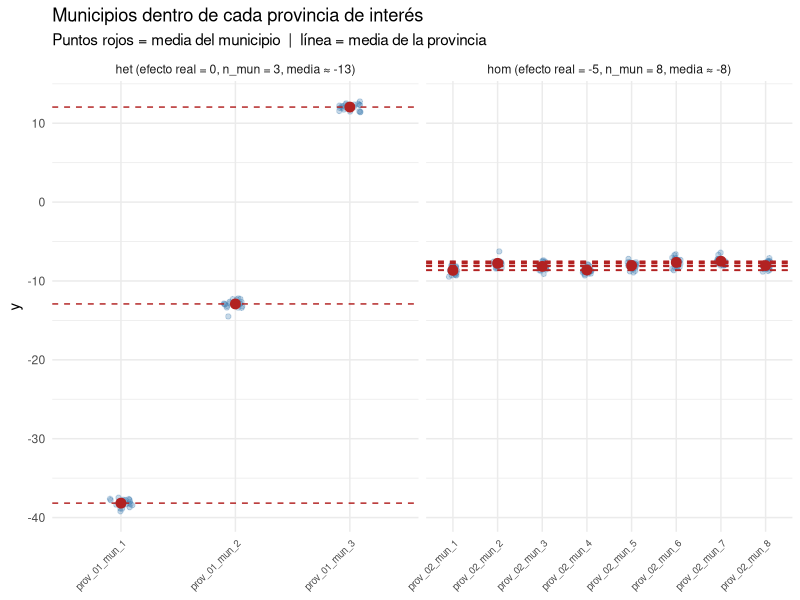
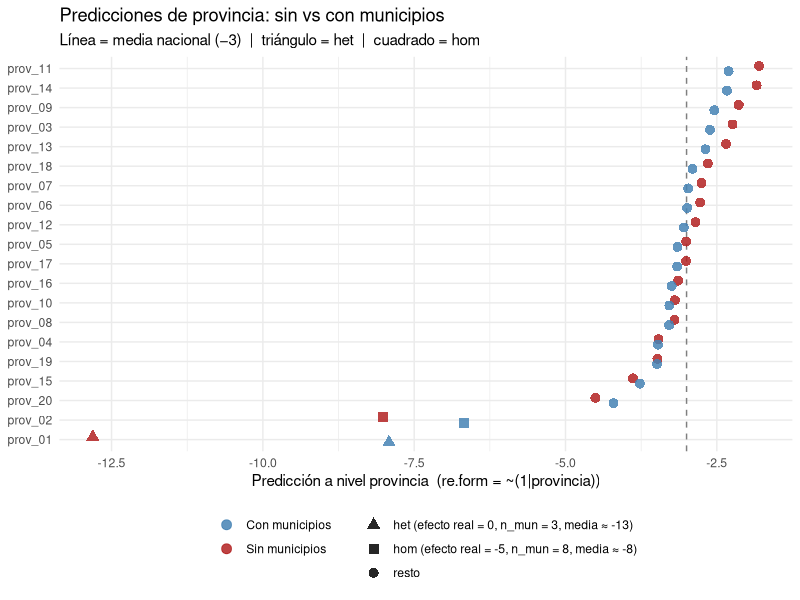

Recreate these plots in R, in order.
## ---- chunk 1
library(tidyverse)
library(lme4)

set.seed(42)

grand_mean  <- -3
n_prov      <- 20
n_mun_het   <-  3   # prov_het: pocos municipios
n_mun_resto <-  8   # resto: más municipios
n_obs       <- 20

ef_prov <- c(
   0,                           # prov_het: efecto real = 0
  -5,                           # prov_hom: efecto real = -5
  rnorm(n_prov - 2, 0, 0.6)    # resto: moderadas
)

# prov_het: 3 municipios muy dispares, media = -10  →  media provincia ≈ -13
ef_mun_het <- c(-35, -10, 15)   # media = -10, sd ≈ 20.2

# prov_hom: 8 municipios compactos  →  media provincia ≈ -8
ef_mun_hom <- rnorm(n_mun_resto, 0, 0.3)

datos <- bind_rows(
  # prov_het
  map_dfr(seq_len(n_mun_het), function(m) {
    tibble(
      provincia = "prov_01",
      municipio = paste0("prov_01_mun_", m),
      tipo      = "het (efecto real = 0, n_mun = 3, media ≈ -13)",
      y         = grand_mean + ef_prov[1] + ef_mun_het[m] + rnorm(n_obs, 0, 0.5)
    )
  }),
  # prov_hom y resto
  map_dfr(2:n_prov, function(p) {
    n_m  <- n_mun_resto
    tipo <- if (p == 2) "hom (efecto real = -5, n_mun = 8, media ≈ -8)" else "resto"
    ef_m <- if (p == 2) ef_mun_hom else rnorm(n_m, 0, 0.3)
    map_dfr(seq_len(n_m), function(m) {
      tibble(
        provincia = paste0("prov_", sprintf("%02d", p)),
        municipio = paste0("prov_", sprintf("%02d", p), "_mun_", m),
        tipo      = tipo,
        y         = grand_mean + ef_prov[p] + ef_m[m] + rnorm(n_obs, 0, 0.5)
      )
    })
  })
)
## ---- chunk 2
datos |>
  filter(provincia %in% c("prov_01", "prov_02")) |>
  ggplot(aes(x = municipio, y = y)) +
  geom_jitter(width = 0.1, alpha = 0.3, color = "steelblue") +
  stat_summary(fun = mean, geom = "point", size = 3, color = "firebrick") +
  stat_summary(
    fun = mean, geom = "hline",
    aes(yintercept = after_stat(y), group = provincia),
    linetype = "dashed", color = "firebrick"
  ) +
  facet_wrap(~tipo, scales = "free_x") +
  labs(
    x = NULL, y = "y",
    title = "Municipios dentro de cada provincia de interés",
    subtitle = "Puntos rojos = media del municipio  |  línea = media de la provincia"
  ) +
  theme_minimal() +
  theme(axis.text.x = element_text(angle = 45, hjust = 1, size = 7))
## ---- chunk 3
mod_sin_mun <- lmer(y ~ 1 + (1 | provincia),                    data = datos)
mod_con_mun <- lmer(y ~ 1 + (1 | provincia) + (1 | municipio),  data = datos)
## ---- chunk 4
get_var <- function(mod, nivel) {
  as.data.frame(VarCorr(mod)) |> filter(grp == nivel) |> pull(vcov)
}

data.frame(
  componente = c(
    "sigma2_provincia  (sin municipios)",
    "sigma2_provincia  (con municipios)",
    "sigma2_municipio  (con municipios)",
    "sigma2_residual   (sin municipios)",
    "sigma2_residual   (con municipios)"
  ),
  varianza = c(
    get_var(mod_sin_mun, "provincia"),
    get_var(mod_con_mun, "provincia"),
    get_var(mod_con_mun, "municipio"),
    attr(VarCorr(mod_sin_mun), "sc")^2,
    attr(VarCorr(mod_con_mun), "sc")^2
  )
)
## ---- chunk 5
datos_prov <- datos |> distinct(provincia, tipo) |> arrange(provincia)

preds <- bind_rows(
  datos_prov |> mutate(
    pred   = predict(mod_sin_mun, newdata = datos_prov,
                     re.form = ~(1 | provincia)),
    modelo = "Sin municipios"
  ),
  datos_prov |> mutate(
    pred   = predict(mod_con_mun, newdata = datos_prov,
                     re.form = ~(1 | provincia)),
    modelo = "Con municipios"
  )
)

preds |>
  mutate(
    provincia = fct_reorder(provincia, pred),
    forma     = tipo
  ) |>
  ggplot(aes(x = pred, y = provincia,
             color = modelo, shape = forma)) +
  geom_vline(xintercept = grand_mean, linetype = "dashed", color = "grey50") +
  geom_point(size = 3, alpha = 0.85,
             position = position_dodge(width = 0.55)) +
  scale_color_manual(values = c(
    "Sin municipios" = "firebrick",
    "Con municipios" = "steelblue"
  )) +
  scale_shape_manual(values = c(
    "het (efecto real = 0, n_mun = 3, media ≈ -13)" = 17,
    "hom (efecto real = -5, n_mun = 8, media ≈ -8)" = 15,
    "resto"                                          = 16
  )) +
  labs(
    x     = "Predicción a nivel provincia  (re.form = ~(1|provincia))",
    y     = NULL, color = NULL, shape = NULL,
    title = "Predicciones de provincia: sin vs con municipios",
    subtitle = "Línea = media nacional (−3)  |  triángulo = het  |  cuadrado = hom"
  ) +
  theme_minimal() +
  theme(legend.position = "bottom", legend.direction = "vertical")
## ---- chunk 6
preds |>
  pivot_wider(names_from = modelo, values_from = pred) |>
  mutate(
    media_bruta = map_dbl(provincia, ~ mean(datos$y[datos$provincia == .x])),
    cambio      = `Con municipios` - `Sin municipios`
  ) |>
  arrange(`Sin municipios`) |>
  mutate(across(where(is.numeric), \(x) round(x, 2))) |>
  select(provincia, tipo, media_bruta,
         `Sin municipios`, `Con municipios`, cambio) |>
  knitr::kable(
    col.names = c("Provincia", "Tipo", "Media bruta",
                  "Pred sin mun", "Pred con mun", "Cambio"),
    caption   = "Predicciones a nivel provincia (re.form = ~(1|provincia))"
  )
